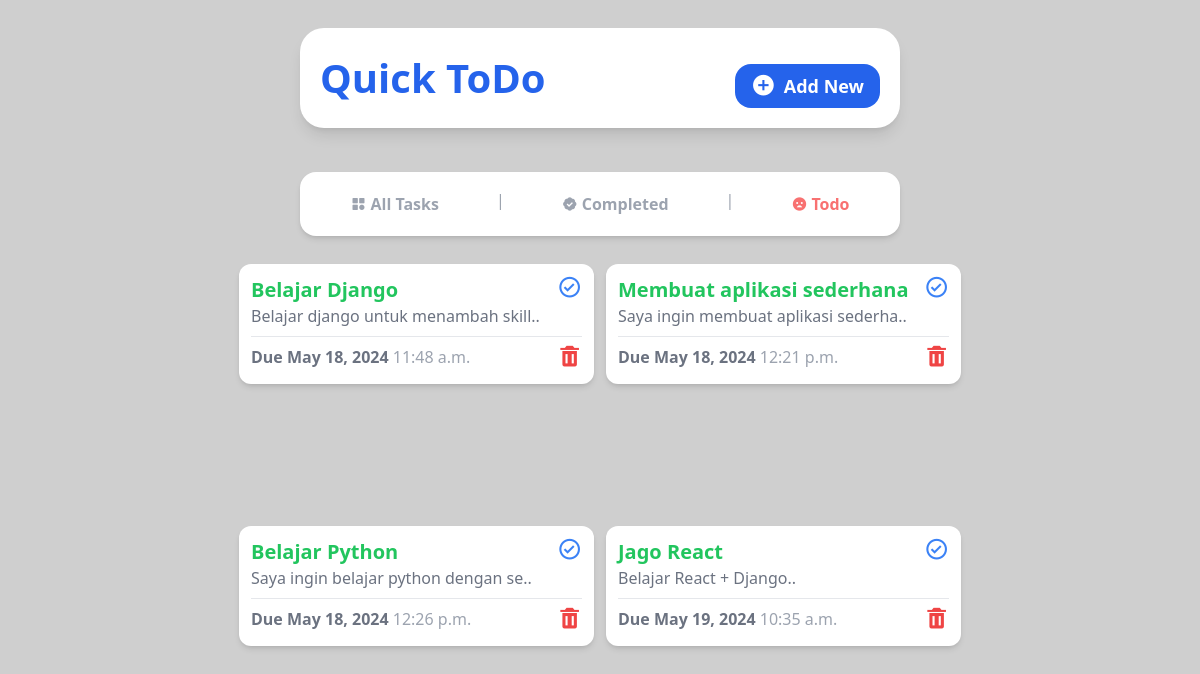
The page /remaining/ on the database its author committed.
### todolist/models.py (models this page shows, shortened)
class Todo(models.Model):
    title = models.CharField(max_length=45)
    desc = models.TextField(null=True, blank=True)
    due_date = models.DateField()
    due_time = models.TimeField()
    completed = models.BooleanField(default=False)

### todolist/views.py (the view)
# urls.py: path('remaining/', views.remaining, name = 'remaining'),
def remaining (req):
    remaining_todos = Todo.objects.filter(completed=False)
    return render(req, 'remaining.html',{
        'todos':remaining_todos,
    })

### todolist/templates/remaining.html
{% include "base.html" %}
{% include "rem_nav.html" %}
{% block contend%}
    <section
      class="flex flex-1 flex-wrap justify-center gap-3 bg-[#fff0] w-10/12 md:w-11/12 h-full mb-3 rounded-2xl p-3 overflow-y-auto scrollbar-hide"
    >
      {% for todo in todos %}
      <div
        class="w-[355px] shadow-md flex flex-col bg-white h-[120px] rounded-xl p-3">
        <div class="flex flex-row justify-between">
          <div>
            <a href="{% url 'task_detail' todo.id %}">
              <h1 class="text-green-500 font-semibold text-xl">
                {{ todo.title }}
              </h1>
            </a>
            <p class="text-gray-500 text-md">
              {{ todo.desc | slice:":35" }}..
            </p>
          </div>
          <a href="{% url 'toggle_complete' todo.id %}">
            <i class="bx bx-check-circle bx-sm text-blue-500"></i>
          </a>
        </div>
        <hr class="border-t border-gray-200 my-2" />
        <div class="flex flex-row justify-between">
          <h2 class="text-gray-500 font-bold">
            Due {{ todo.due_date }} <span class="font-medium text-gray-400">{{ todo.due_time }}</span>
          </h2>
          <a href="{% url 'delete' todo.id %}">
            <i class="bx bxs-trash bx-sm text-red-500"></i>
          </a>
        </div>
      </div>
      {% endfor %}
    </section>
{% endblock contend%}

### todolist/static/style.css (style rules this page uses)
html { line-height: 1.5; -webkit-text-size-adjust: 100%; -moz-tab-size: 4; -o-tab-size: 4; tab-size: 4; font-family: ui-sans-serif, system-ui, -apple-system, BlinkMacSystemFont, "Segoe UI", Roboto, "Helvetica Neue", Arial, "Noto Sans", sans-serif, "Apple Color Emoji", "Segoe UI Emoji", "Segoe UI Symbol", "Noto Color Emoji"; font-feature-settings: normal; font-variation-settings: normal; }
body { margin: 0; line-height: inherit; }
hr { height: 0; color: inherit; border-top-width: 1px; }
h1, h2, h3, h4, h5, h6 { font-size: inherit; font-weight: inherit; }
a { color: inherit; text-decoration: inherit; }
blockquote, dl, dd, h1, h2, h3, h4, h5, h6, hr, figure, p, pre { margin: 0; }
.my-2 { margin-top: 0.5rem; margin-bottom: 0.5rem; }
.mb-3 { margin-bottom: 0.75rem; }
.flex { display: flex; }
.h-\[120px\] { height: 120px; }
.h-full { height: 100%; }
.h-screen { height: 100vh; }
.w-10\/12 { width: 83.333333%; }
.w-\[355px\] { width: 355px; }
.flex-1 { flex: 1 1 0%; }
.flex-row { flex-direction: row; }
.flex-col { flex-direction: column; }
.flex-wrap { flex-wrap: wrap; }
.items-center { align-items: center; }
.justify-center { justify-content: center; }
.justify-between { justify-content: space-between; }
.gap-3 { gap: 0.75rem; }
.gap-4 { gap: 1rem; }
.overflow-y-auto { overflow-y: auto; }
.rounded-2xl { border-radius: 1rem; }
.rounded-xl { border-radius: 0.75rem; }
.border-t { border-top-width: 1px; }
.border-gray-200 { --tw-border-opacity: 1; border-color: rgb(229 231 235 / var(--tw-border-opacity)); }
.bg-\[\#cfcfcf\] { --tw-bg-opacity: 1; background-color: rgb(207 207 207 / var(--tw-bg-opacity)); }
.bg-\[\#fff0\] { background-color: #fff0; }
.bg-white { --tw-bg-opacity: 1; background-color: rgb(255 255 255 / var(--tw-bg-opacity)); }
.p-3 { padding: 0.75rem; }
.text-xl { font-size: 1.25rem; line-height: 1.75rem; }
.font-bold { font-weight: 700; }
.font-medium { font-weight: 500; }
.font-semibold { font-weight: 600; }
.text-blue-500 { --tw-text-opacity: 1; color: rgb(59 130 246 / var(--tw-text-opacity)); }
.text-gray-400 { --tw-text-opacity: 1; color: rgb(156 163 175 / var(--tw-text-opacity)); }
.text-gray-500 { --tw-text-opacity: 1; color: rgb(107 114 128 / var(--tw-text-opacity)); }
.text-green-500 { --tw-text-opacity: 1; color: rgb(34 197 94 / var(--tw-text-opacity)); }
.text-red-500 { --tw-text-opacity: 1; color: rgb(239 68 68 / var(--tw-text-opacity)); }
.shadow-md { --tw-shadow: 0 4px 6px -1px rgb(0 0 0 / 0.1), 0 2px 4px -2px rgb(0 0 0 / 0.1); --tw-shadow-colored: 0 4px 6px -1px var(--tw-shadow-color), 0 2px 4px -2px var(--tw-shadow-color); box-shadow: var(--tw-ring-offset-shadow, 0 0 #0000), var(--tw-ring-shadow, 0 0 #0000), var(--tw-shadow); }
@media (min-width: 768px) { .md\:w-11\/12 { width: 91.666667%; } }

### rows shown on the page
Todo: title "Belajar Django", desc "Belajar django untuk menambah skill", due_date "May 18, 2024", due_time "11:48 a.m."
Todo: title "Membuat aplikasi sederhana", desc "Saya ingin membuat aplikasi sederha", due_date "May 18, 2024", due_time "12:21 p.m."
Todo: title "Belajar Python", desc "Saya ingin belajar python dengan se", due_date "May 18, 2024", due_time "12:26 p.m."
Todo: title "Jago React", desc "Belajar React + Django", due_date "May 19, 2024", due_time "10:35 a.m."
